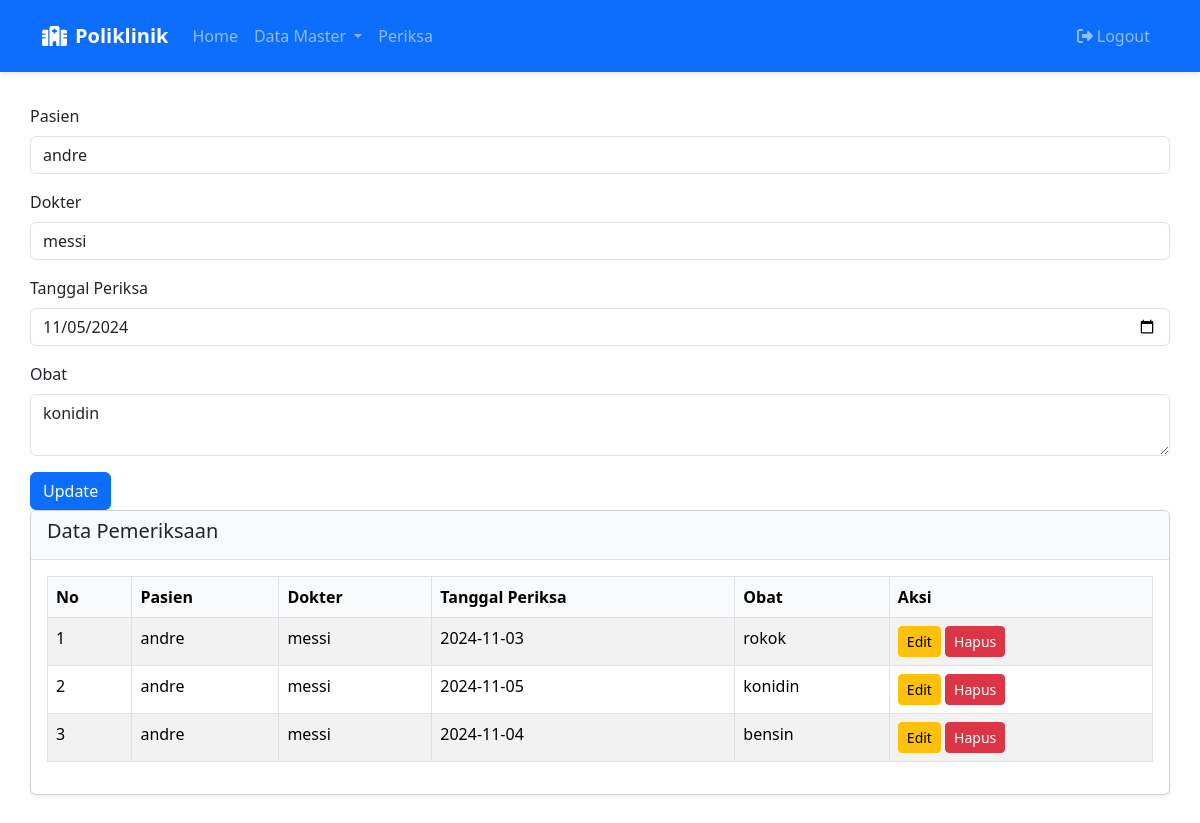
Page /index.php?page=periksa.php&edit=2 (signed in) on the committed database.
### tables this page shows
CREATE TABLE `periksa` (
  `id` int(11) NOT NULL,
  `id_pasien` int(11) DEFAULT NULL,
  `id_dokter` int(11) DEFAULT NULL,
  `tgl_periksa` date DEFAULT NULL,
  `obat` text DEFAULT NULL,
  `created_at` timestamp NOT NULL DEFAULT current_timestamp()
);

CREATE TABLE `pasien` (
  `id` int(11) NOT NULL,
  `nama` varchar(100) NOT NULL,
  `alamat` text DEFAULT NULL,
  `no_hp` varchar(15) DEFAULT NULL,
  `created_at` timestamp NOT NULL DEFAULT current_timestamp()
);

CREATE TABLE `dokter` (
  `id` int(11) NOT NULL,
  `nama` varchar(100) NOT NULL,
  `alamat` text DEFAULT NULL,
  `no_hp` varchar(15) DEFAULT NULL,
  `created_at` timestamp NOT NULL DEFAULT current_timestamp()
);

### periksa.php (the view, shortened to what this page needs)
<?php
include 'koneksi.php';
$pasien_query = "SELECT * FROM pasien";
$pasien_result = $koneksi->query($pasien_query);
$dokter_query = "SELECT * FROM dokter";
$dokter_result = $koneksi->query($dokter_query);
$edit_data = null;
if (isset($_GET['edit'])) {
    $id = $_GET['edit'];
    $edit_query = "SELECT * FROM periksa WHERE id=?";
    $stmt = $koneksi->prepare($edit_query);
    $stmt->bind_param("i", $id);
    $stmt->execute();
    $edit_data = $stmt->get_result()->fetch_assoc();
}
$result = $koneksi->query("SELECT periksa.*, pasien.nama AS nama_pasien, dokter.nama AS nama_dokter
                           FROM periksa
                           JOIN pasien ON periksa.id_pasien = pasien.id
                           JOIN dokter ON periksa.id_dokter = dokter.id");
?>
<form method="POST">
    <div class="mb-3">
        <label class="form-label">Pasien</label>
        <select name="id_pasien" class="form-control" required>
            <?php while ($pasien = $pasien_result->fetch_assoc()): ?>
                <option value="<?= $pasien['id'] ?>" <?= (isset($edit_data) && $edit_data['id_pasien'] == $pasien['id']) ? 'selected' : '' ?>>
                    <?= $pasien['nama'] ?>
                </option>
            <?php endwhile; ?>
        </select>
    </div>
    <div class="mb-3">
        <label class="form-label">Dokter</label>
        <select name="id_dokter" class="form-control" required>
            <?php while ($dokter = $dokter_result->fetch_assoc()): ?>
                <option value="<?= $dokter['id'] ?>" <?= (isset($edit_data) && $edit_data['id_dokter'] == $dokter['id']) ? 'selected' : '' ?>>
                    <?= $dokter['nama'] ?>
                </option>
            <?php endwhile; ?>
        </select>
    </div>
    <div class="mb-3">
        <label class="form-label">Tanggal Periksa</label>
        <input type="date" name="tgl_periksa" class="form-control" value="<?= isset($edit_data) ? $edit_data['tgl_periksa'] : '' ?>" required>
    </div>
    <div class="mb-3">
        <label class="form-label">Obat</label>
        <textarea name="obat" class="form-control" required><?= isset($edit_data) ? $edit_data['obat'] : '' ?></textarea>
    </div>
    <button type="submit" name="<?= isset($edit_data) ? 'update' : 'tambah' ?>" class="btn btn-primary">
        <?= isset($edit_data) ? 'Update' : 'Tambah' ?>
    </button>
</form>
<div class="card">
    <div class="card-header">
        <h5>Data Pemeriksaan</h5>
    </div>
    <div class="card-body">
        <table class="table table-bordered table-striped">
            <thead>
                <tr>
                    <th>No</th>
                    <th>Pasien</th>
                    <th>Dokter</th>
                    <th>Tanggal Periksa</th>
                    <th>Obat</th>
                    <th>Aksi</th>
                </tr>
            </thead>
            <tbody>
                <?php
                $no = 1;
                while ($row = $result->fetch_assoc()):
                ?>
                <tr>
                    <td><?= $no++ ?></td>
                    <td><?= $row['nama_pasien'] ?></td>
                    <td><?= $row['nama_dokter'] ?></td>
                    <td><?= $row['tgl_periksa'] ?></td>
                    <td><?= $row['obat'] ?></td>
                    <td>
                        <a href="?page=periksa.php&edit=<?= $row['id'] ?>" class="btn btn-warning btn-sm">Edit</a>
                        <a href="?page=periksa.php&hapus=<?= $row['id'] ?>" class="btn btn-danger btn-sm" onclick="return confirm('Yakin ingin menghapus data ini?')">Hapus</a>
                    </td>
                </tr>
                <?php endwhile; ?>
            </tbody>
        </table>
    </div>
</div>

### index.php (style rules this page uses)
.card { margin-bottom: 1.5rem; box-shadow: 0 0.125rem 0.25rem rgba(0,0,0,.075); }
.card-header { background-color: #f8f9fa; border-bottom: 1px solid #dee2e6; }
.table th { background-color: #f8f9fa; }

### rows in the picture
periksa: id_pasien "andre", id_dokter "messi", tgl_periksa "11/05/2024", obat "konidin", id_pasien.nama "andre", id_dokter.nama "messi", tgl_periksa "2024-11-05"
periksa: id_pasien.nama "andre", id_dokter.nama "messi", tgl_periksa "2024-11-03", obat "rokok"
periksa: id_pasien.nama "andre", id_dokter.nama "messi", tgl_periksa "2024-11-04", obat "bensin"
